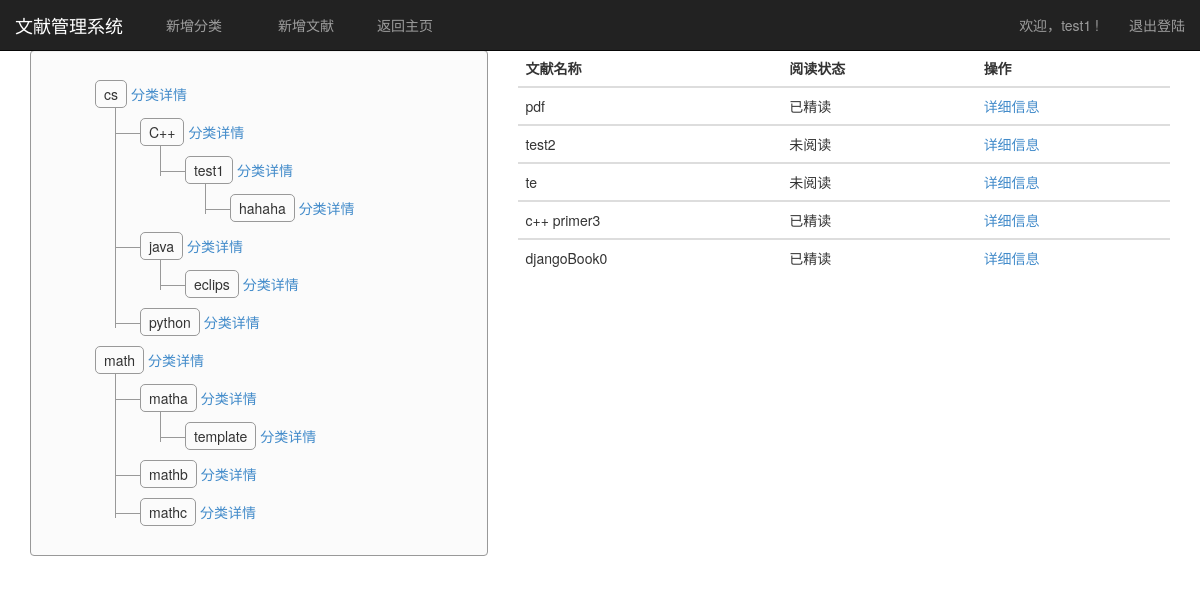
Page /index/ (signed in) on the earlier database version.
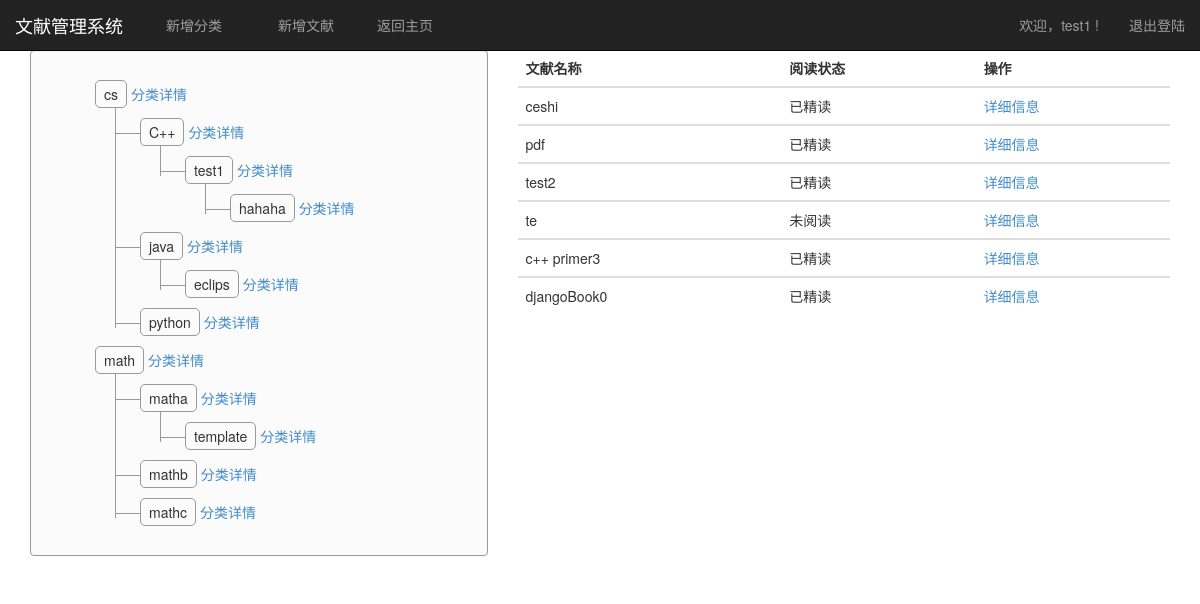
Same page on the later database version.
### users/models.py (models this page shows, shortened)
class Users(models.Model):
	username = models.CharField(max_length=30)
	password = models.CharField(max_length=30)

class SortTree(models.Model):
	parendid = models.IntegerField()
	key = models.CharField(max_length=300)
	level = models.IntegerField()
	owner = models.IntegerField()
	value = models.CharField(max_length=300)
	pathvalue = models.CharField(max_length=300)

class Docs(models.Model):
	docname = models.CharField(max_length=200)
	readstatus = models.CharField(max_length=50)
	docurl = models.CharField(max_length=300)
	readlog = models.TextField()
	usernote = models.TextField()
	treenodeid = models.IntegerField()
	owner = models.IntegerField()
	docfile = models.FileField(upload_to="uploads/",null=True)

### users/views.py (the view)
# urls.py: url(r'^index/$',views.indexPage),
def indexPage(request):
    userid=getUserID(request)
    if userid==None:
        return render_to_response("users/login.html",{'error_notlogin':True})
    classList = SortTree.objects.filter(owner=userid).order_by("pathvalue")
    tablehtml = makehtml(classList)
    docList = Docs.objects.filter(owner=userid).order_by("-id")
    username=getUsername(userid)
    return render_to_response("users/index.html",{'classList':classList,'tablehtml':tablehtml,'docList':docList,'username':username})

### users/views.py (called while the page is built)
def getUserID(request):
    try:
        userid = request.session['user']
        if userid == None:
            return None
        else:
            return userid
    except:
        return None

def getUsername(num):
    tempuser=Users.objects.get(id=num)
    return tempuser.username

def gao(xid):
    global html,treeinfo,ddata
    html+="<li>"
    html+="\n<span><i class=\"icon-leaf\"></i>"+ddata[xid].value+"</span>"+"<a href=\"/classdetail/"+str(xid)+"/cur\">"+" 分类详情</a>"
    if xid in treeinfo:
        html+="<ul>"
        for yid in treeinfo[xid]:
            gao(yid)
        html+="</ul>"
    html+="</li>"
    return

def makehtml(classList):
    global html,treeinfo,ddata
    treeinfo={}
    ddata={}
    for i in range(len(classList)):
        ddata[classList[i].id]=classList[i]
    for x in classList:
        if x.parendid in treeinfo:
            treeinfo[x.parendid]+=[x.id]
        else:
            treeinfo[x.parendid]=[x.id]
    html="<ul>"
    for x in classList:
        if x.level==1:
            gao(x.id)
    html+="</ul>"
    return html

### users/templates/users/index.html (shortened to what this page needs)
<!DOCTYPE html>
{% load static %}
<html lang="en"><head><meta http-equiv="Content-Type" content="text/html; charset=UTF-8">
 <link href="{% static 'users/css/bootstrap.min.css' %}" rel="stylesheet">
	<link rel="stylesheet" type="text/css" href="{% static 'users/css/bootstrap.min.css' %}" />
    <link href="{% static 'users/css/starter-template.css' %}" rel="stylesheet">
    <link href="{% static 'users/css/style.css' %}" rel="stylesheet">
  </head>
  <body>
<nav class="navbar navbar-fixed-top navbar-inverse" role="navigation">
  <div class="container-fluid">
    <div class="navbar-header">
      <a class="navbar-brand" href="#">文献管理系统</a>
    </div>
    <div class="collapse navbar-collapse" id="bs-example-navbar-collapse-1">
      <ul class="nav navbar-nav">
      <form action="/newclass/" class="navbar-form navbar-left">
				<button type="button" class="btn btn-link" data-toggle="modal" data-target="#myModal">
  					新增分类
				</button>
	  	</form>
	  	<form action="/newclass/" class="navbar-form navbar-left" data-toggle="modal" data-target="#myModal2">
				<button type="button" class="btn btn-link">
  					新增文献
				</button>
	  	</form>
        <li><a href="/index/">返回主页</a></li>
      </ul>
      <ul class="nav navbar-nav navbar-right">
      		<li><a href="#">欢迎，{{username}} ! </a></li>
            <li><a href="/logout/">退出登陆</a></li>
          </ul>
    </div>
  </div>
</nav>
    <div class="container">
	  <div class="row">
        <div class="col-md-5">
<div class="tree well">
{% autoescape off %}
	{{tablehtml}}
{% endautoescape %}
</div>
		</div>
        <div class="col-md-7">
			<table class="table table-hover">
            <thead>
              <tr>
                <th>文献名称</th>
                <th>阅读状态</th>
                <th>操作</th>
              </tr>
            </thead>
            {% for doc in docList %}
            <tbody>
              <tr>
                <td>{{doc.docname}}</td>
                <td>{{doc.readstatus}}</td>
                <td>
                	<a href="/docdetail/{{doc.id}}">详细信息</a>
	  				</td>
              </tr>
            </tbody>
            {% empty %}
				<div class="alert alert-info" role="alert">
        		<strong>还没有文献，快去添加把！</strong>
      		</div>
          	{% endfor %}
          </table>
		</div>
		</div>
    </div>
</body></html>

### users/static/users/css/starter-template.css (style rules this page uses)
body { padding-top: 50px; }

### users/static/users/css/style.css (style rules this page uses)
.tree { min-height:20px; padding:19px; margin-bottom:20px; background-color:#fbfbfb; border:1px solid #999; -webkit-border-radius:4px; -moz-border-radius:4px; border-radius:4px; -webkit-box-shadow:inset 0 1px 1px rgba(0, 0, 0, 0.05); -moz-box-shadow:inset 0 1px 1px rgba(0, 0, 0, 0.05); box-shadow:inset 0 1px 1px rgba(0, 0, 0, 0.05) }
.tree li { list-style-type:none; margin:0; padding:10px 5px 0 5px; position:relative }
.tree li::before, .tree li::after { content:''; left:-20px; position:absolute; right:auto }
.tree li::before { border-left:1px solid #999; bottom:50px; height:100%; top:0; width:1px }
.tree li::after { border-top:1px solid #999; height:20px; top:25px; width:25px }
.tree li span { -moz-border-radius:5px; -webkit-border-radius:5px; border:1px solid #999; border-radius:5px; display:inline-block; padding:3px 8px; text-decoration:none }
.tree li.parent_li>span { cursor:pointer }
.tree>ul>li::before, .tree>ul>li::after { border:0 }
.tree li:last-child::before { height:30px }

Differences in the rows shown:
added Docs: docname "ceshi", readstatus "已精读"
changed Docs "test2": readstatus "未阅读" → "已精读"
